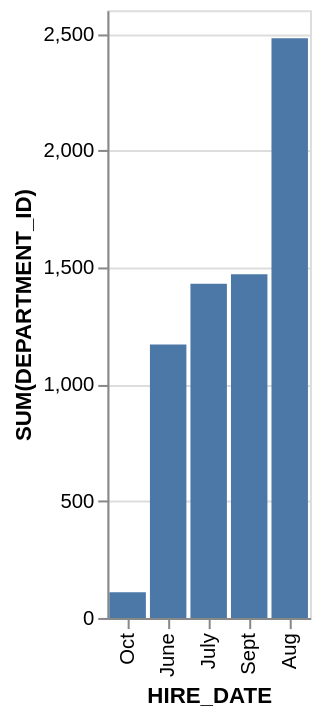

Source (Vega-Lite JSON):
### Vega-Lite specification from a JSON file in a GitHub repository (floating-point values rounded to 4 significant figures)
{"data": {"values": [{"x_data": "Oct", "y_data": 110}, {"x_data": "June", "y_data": 1170}, {"x_data": "July", "y_data": 1430}, {"x_data": "Sept", "y_data": 1470}, {"x_data": "Aug", "y_data": 2480}]}, "mark": "bar", "encoding": {"x": {"field": "x_data", "type": "nominal", "title": "HIRE_DATE", "sort": {"op": "sum", "field": "y_data", "order": "ascending"}}, "y": {"field": "y_data", "type": "quantitative", "title": "SUM(DEPARTMENT_ID)"}}}
